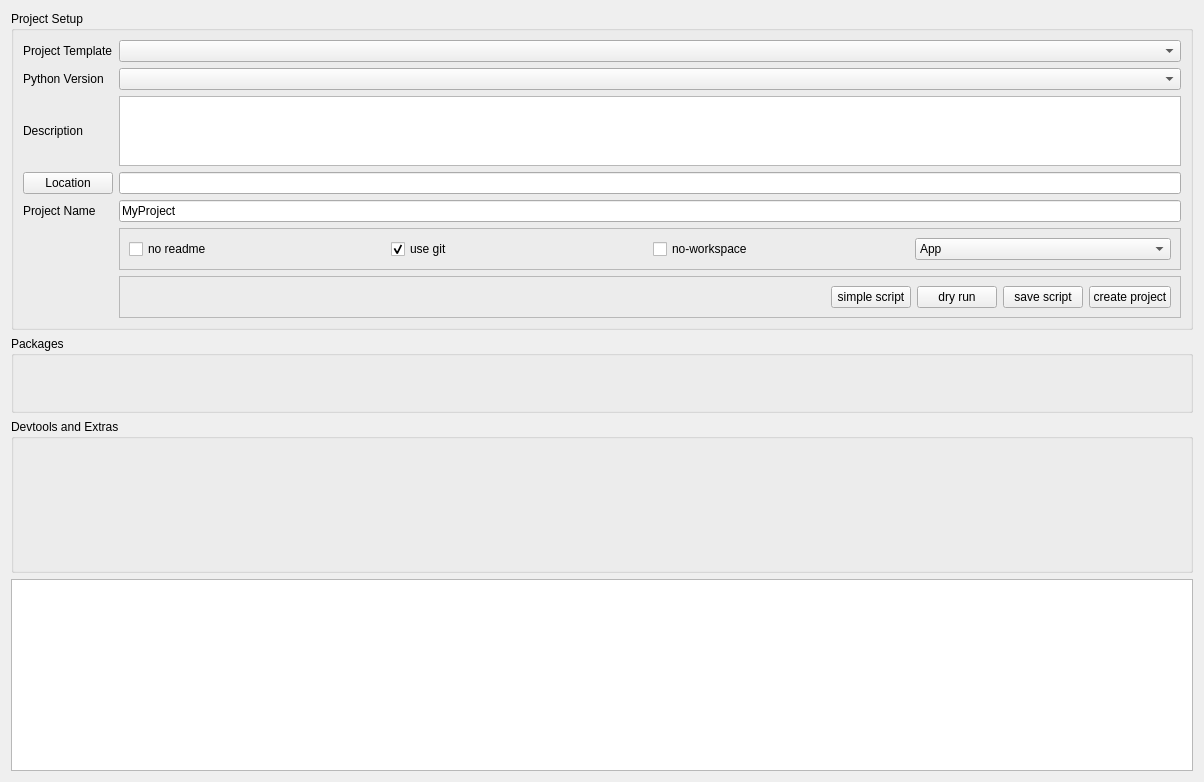
<?xml version="1.0" encoding="UTF-8"?>
<ui version="4.0">
 <class>Form</class>
 <widget class="QWidget" name="Form">
  <property name="geometry">
   <rect>
    <x>0</x>
    <y>0</y>
    <width>1204</width>
    <height>782</height>
   </rect>
  </property>
  <property name="windowTitle">
   <string>Dialog</string>
  </property>
  <layout class="QGridLayout" name="gridLayout" rowstretch="2,1,2,0">
   <item row="1" column="0">
    <widget class="QGroupBox" name="options_gb">
     <property name="title">
      <string>Packages</string>
     </property>
     <layout class="QGridLayout" name="options_grid" rowminimumheight="0"/>
    </widget>
   </item>
   <item row="2" column="0">
    <widget class="QGroupBox" name="extras_gb">
     <property name="title">
      <string>Devtools and Extras</string>
     </property>
     <layout class="QGridLayout" name="gridLayout_3"/>
    </widget>
   </item>
   <item row="0" column="0">
    <widget class="QGroupBox" name="project_group">
     <property name="title">
      <string>Project Setup</string>
     </property>
     <layout class="QGridLayout" name="gridLayout_2" columnstretch="0,0">
      <item row="4" column="0">
       <widget class="QLabel" name="label_4">
        <property name="text">
         <string>Project Name</string>
        </property>
       </widget>
      </item>
      <item row="1" column="0">
       <widget class="QLabel" name="label_2">
        <property name="text">
         <string>Python Version</string>
        </property>
       </widget>
      </item>
      <item row="6" column="1">
       <widget class="QFrame" name="frame">
        <property name="frameShape">
         <enum>QFrame::Shape::StyledPanel</enum>
        </property>
        <property name="frameShadow">
         <enum>QFrame::Shadow::Raised</enum>
        </property>
        <layout class="QHBoxLayout" name="horizontalLayout">
         <item>
          <spacer name="horizontalSpacer">
           <property name="orientation">
            <enum>Qt::Orientation::Horizontal</enum>
           </property>
           <property name="sizeHint" stdset="0">
            <size>
             <width>40</width>
             <height>20</height>
            </size>
           </property>
          </spacer>
         </item>
         <item>
          <widget class="QPushButton" name="simple_script">
           <property name="text">
            <string>simple script</string>
           </property>
          </widget>
         </item>
         <item>
          <widget class="QPushButton" name="dry_run">
           <property name="text">
            <string>dry run</string>
           </property>
          </widget>
         </item>
         <item>
          <widget class="QPushButton" name="save_script">
           <property name="text">
            <string>save script</string>
           </property>
          </widget>
         </item>
         <item>
          <widget class="QPushButton" name="create_project">
           <property name="text">
            <string>create project</string>
           </property>
          </widget>
         </item>
        </layout>
       </widget>
      </item>
      <item row="3" column="1">
       <widget class="QLineEdit" name="project_location">
        <property name="readOnly">
         <bool>true</bool>
        </property>
       </widget>
      </item>
      <item row="2" column="0">
       <widget class="QLabel" name="label_3">
        <property name="text">
         <string>Description</string>
        </property>
       </widget>
      </item>
      <item row="0" column="0">
       <widget class="QLabel" name="label">
        <property name="text">
         <string>Project Template</string>
        </property>
       </widget>
      </item>
      <item row="0" column="1">
       <widget class="QComboBox" name="template_choice"/>
      </item>
      <item row="1" column="1">
       <widget class="QComboBox" name="which_python"/>
      </item>
      <item row="2" column="1">
       <widget class="QPlainTextEdit" name="description_text">
        <property name="readOnly">
         <bool>true</bool>
        </property>
       </widget>
      </item>
      <item row="3" column="0">
       <widget class="QPushButton" name="select_location">
        <property name="text">
         <string>Location</string>
        </property>
       </widget>
      </item>
      <item row="4" column="1">
       <widget class="QLineEdit" name="project_name">
        <property name="text">
         <string>MyProject</string>
        </property>
       </widget>
      </item>
      <item row="5" column="1">
       <widget class="QFrame" name="frame_2">
        <property name="frameShape">
         <enum>QFrame::Shape::StyledPanel</enum>
        </property>
        <property name="frameShadow">
         <enum>QFrame::Shadow::Raised</enum>
        </property>
        <layout class="QHBoxLayout" name="horizontalLayout_2">
         <item>
          <widget class="QCheckBox" name="no_readme">
           <property name="text">
            <string>no readme</string>
           </property>
          </widget>
         </item>
         <item>
          <widget class="QCheckBox" name="use_git">
           <property name="enabled">
            <bool>true</bool>
           </property>
           <property name="text">
            <string>use git</string>
           </property>
           <property name="checked">
            <bool>true</bool>
           </property>
          </widget>
         </item>
         <item>
          <widget class="QCheckBox" name="no_workspace">
           <property name="text">
            <string>no-workspace</string>
           </property>
          </widget>
         </item>
         <item>
          <widget class="QComboBox" name="app_type">
           <item>
            <property name="text">
             <string>App</string>
            </property>
           </item>
           <item>
            <property name="text">
             <string>Package</string>
            </property>
           </item>
           <item>
            <property name="text">
             <string>Lib</string>
            </property>
           </item>
          </widget>
         </item>
        </layout>
       </widget>
      </item>
     </layout>
    </widget>
   </item>
   <item row="3" column="0">
    <widget class="QTextEdit" name="uv_output">
     <property name="readOnly">
      <bool>true</bool>
     </property>
    </widget>
   </item>
  </layout>
 </widget>
 <resources/>
 <connections/>
</ui>
